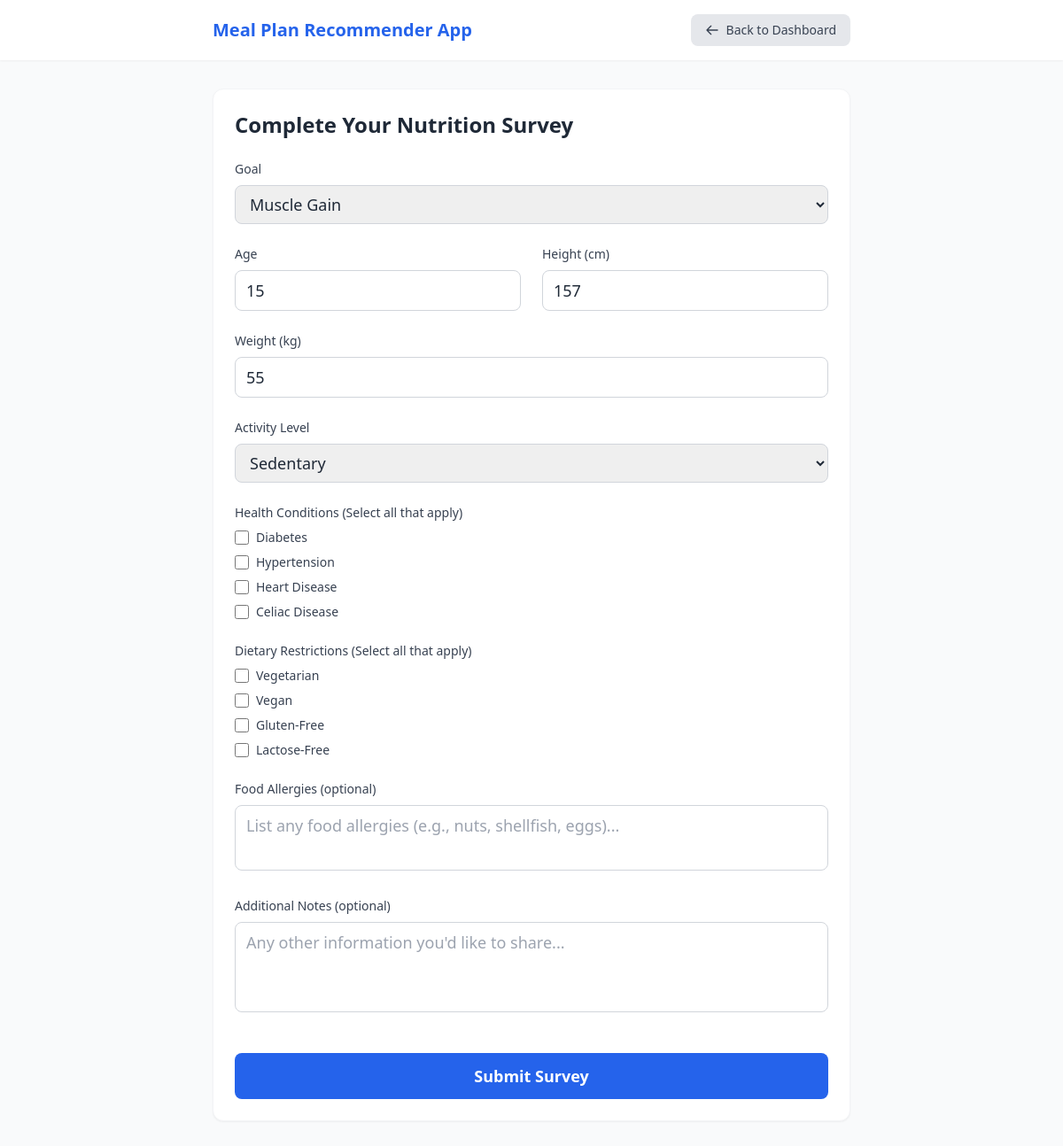
Screenshot of /user/survey_form.php (signed in) with the database file from the repository.
### tables this page shows
CREATE TABLE `surveys` (
  `id` int(11) NOT NULL,
  `user_id` int(11) NOT NULL,
  `goal` enum('lose_weight','muscle_gain','maintain_weight','other') NOT NULL,
  `age` int(11) DEFAULT NULL,
  `height_cm` int(11) DEFAULT NULL,
  `weight_kg` float DEFAULT NULL,
  `activity_level` enum('sedentary','light','moderate','active','very_active') DEFAULT NULL,
  `health_conditions` text DEFAULT NULL,
  `dietary_restrictions` text DEFAULT NULL,
  `food_allergies` text DEFAULT NULL,
  `additional_notes` text DEFAULT NULL,
  `submitted_at` timestamp NOT NULL DEFAULT current_timestamp(),
  `submitted_by_admin` tinyint(1) DEFAULT 0
);

### user/survey_form.php (the view, shortened to what this page needs)
<?php
require '../config.php';
$user_id = $_SESSION['user_id'];
$stmt = $conn->prepare("SELECT * FROM surveys WHERE user_id = ?");
$stmt->bind_param("i", $user_id);
$stmt->execute();
$result = $stmt->get_result();
$survey_data = $result->fetch_assoc();
?>
<!DOCTYPE html>
<html lang="en">
<head>
    <script src="https://cdn.tailwindcss.com"></script>
</head>
<body class="bg-gray-50 min-h-screen text-gray-800 font-sans">
    <nav class="bg-white shadow-sm sticky top-0 z-10">
        <div class="max-w-3xl mx-auto px-4 sm:px-6 py-4">
            <div class="flex items-center justify-between">
                <h1 class="text-xl font-semibold text-primary">Meal Plan Recommender App</h1>
                <a href="user_dashboard.php"
                   class="inline-flex items-center px-3 sm:px-4 py-2 bg-gray-200 hover:bg-gray-300 text-gray-700 rounded-lg transition-colors duration-200 font-medium text-sm">
                    <svg class="w-4 h-4 mr-2" fill="none" stroke="currentColor" viewBox="0 0 24 24">
                        <path stroke-linecap="round" stroke-linejoin="round" stroke-width="2" d="M10 19l-7-7m0 0l7-7m-7 7h18"/>
                    </svg>
                    <span class="hidden sm:inline">Back to Dashboard</span>
                </a>
            </div>
        </div>
    </nav>
    <main class="max-w-3xl mx-auto px-4 sm:px-6 py-6 sm:py-8">
        <div class="bg-white rounded-xl shadow-sm border border-gray-100 p-4 sm:p-6">
            <h2 class="text-xl sm:text-2xl font-bold text-gray-800 mb-4 sm:mb-6">Complete Your Nutrition Survey</h2>
            <form method="POST" action="submit_survey.php" class="space-y-4 sm:space-y-6">
                <div>
                    <label for="goal" class="block text-sm font-medium text-gray-700 mb-1 sm:mb-2">Goal</label>
                    <select name="goal" id="goal" required
                            class="w-full px-3 py-2 text-base sm:text-lg border border-gray-300 rounded-lg focus:outline-none focus:ring-2 focus:ring-primary focus:border-primary transition-colors">
                        <option value="muscle_gain" <?= ($survey_data['goal'] ?? '') === 'muscle_gain' ? 'selected' : '' ?>>Muscle Gain</option>
                    </select>
                </div>
                <div class="grid grid-cols-1 sm:grid-cols-2 gap-4 sm:gap-6">
                    <div>
                        <label for="age" class="block text-sm font-medium text-gray-700 mb-1 sm:mb-2">Age</label>
                        <input type="number" name="age" id="age" min="10" max="100" required
                               class="w-full px-3 py-2 text-base sm:text-lg border border-gray-300 rounded-lg focus:outline-none focus:ring-2 focus:ring-primary focus:border-primary transition-colors" value="<?= $survey_data['age'] ?? '' ?>">
                    </div>
                    <div>
                        <label for="height_cm" class="block text-sm font-medium text-gray-700 mb-1 sm:mb-2">Height (cm)</label>
                        <input type="number" name="height_cm" id="height_cm" min="50" max="300" required
                               class="w-full px-3 py-2 text-base sm:text-lg border border-gray-300 rounded-lg focus:outline-none focus:ring-2 focus:ring-primary focus:border-primary transition-colors" value="<?= $survey_data['height_cm'] ?? '' ?>">
                    </div>
                </div>
                <div>
                    <label for="weight_kg" class="block text-sm font-medium text-gray-700 mb-1 sm:mb-2">Weight (kg)</label>
                    <input type="number" step="0.1" name="weight_kg" id="weight_kg" min="20" max="300" required
                           class="w-full px-3 py-2 text-base sm:text-lg border border-gray-300 rounded-lg focus:outline-none focus:ring-2 focus:ring-primary focus:border-primary transition-colors" value="<?= $survey_data['weight_kg'] ?? '' ?>">
                </div>
                <div>
                    <label for="activity_level" class="block text-sm font-medium text-gray-700 mb-1 sm:mb-2">Activity Level</label>
                    <select name="activity_level" id="activity_level" required
                            class="w-full px-3 py-2 text-base sm:text-lg border border-gray-300 rounded-lg focus:outline-none focus:ring-2 focus:ring-primary focus:border-primary transition-colors">
                        <option value="sedentary" <?= ($survey_data['activity_level'] ?? '') === 'sedentary' ? 'selected' : '' ?>>Sedentary</option>
                    </select>
                </div>
                <div>
                    <label for="health_conditions" class="block text-sm font-medium text-gray-700 mb-1 sm:mb-2">Health Conditions (Select all that apply)</label>
                    <div class="space-y-2">
                        <div class="flex items-center">
                            <input type="checkbox" name="health_conditions[]" id="diabetes" value="diabetes"
                                   class="h-4 w-4 text-primary focus:ring-primary border-gray-300 rounded"
                                   <?= (isset($survey_data['health_conditions']) && strpos($survey_data['health_conditions'], 'diabetes') !== false) ? 'checked' : '' ?>>
                            <label for="diabetes" class="ml-2 text-sm text-gray-700">Diabetes</label>
                        </div>
                        <div class="flex items-center">
                            <input type="checkbox" name="health_conditions[]" id="hypertension" value="hypertension"
                                   class="h-4 w-4 text-primary focus:ring-primary border-gray-300 rounded"
                                   <?= (isset($survey_data['health_conditions']) && strpos($survey_data['health_conditions'], 'hypertension') !== false) ? 'checked' : '' ?>>
                            <label for="hypertension" class="ml-2 text-sm text-gray-700">Hypertension</label>
                        </div>
                        <div class="flex items-center">
                            <input type="checkbox" name="health_conditions[]" id="heart_disease" value="heart_disease"
                                   class="h-4 w-4 text-primary focus:ring-primary border-gray-300 rounded"
                                   <?= (isset($survey_data['health_conditions']) && strpos($survey_data['health_conditions'], 'heart_disease') !== false) ? 'checked' : '' ?>>
                            <label for="heart_disease" class="ml-2 text-sm text-gray-700">Heart Disease</label>
                        </div>
                        <div class="flex items-center">
                            <input type="checkbox" name="health_conditions[]" id="celiac" value="celiac"
                                   class="h-4 w-4 text-primary focus:ring-primary border-gray-300 rounded"
                                   <?= (isset($survey_data['health_conditions']) && strpos($survey_data['health_conditions'], 'celiac') !== false) ? 'checked' : '' ?>>
                            <label for="celiac" class="ml-2 text-sm text-gray-700">Celiac Disease</label>
                        </div>
                    </div>
                </div>
                <div>
                    <label for="dietary_restrictions" class="block text-sm font-medium text-gray-700 mb-1 sm:mb-2">Dietary Restrictions (Select all that apply)</label>
                    <div class="space-y-2">
                        <div class="flex items-center">
                            <input type="checkbox" name="dietary_restrictions[]" id="vegetarian" value="vegetarian"
                                   class="h-4 w-4 text-primary focus:ring-primary border-gray-300 rounded"
                                   <?= (isset($survey_data['dietary_restrictions']) && strpos($survey_data['dietary_restrictions'], 'vegetarian') !== false) ? 'checked' : '' ?>>
                            <label for="vegetarian" class="ml-2 text-sm text-gray-700">Vegetarian</label>
                        </div>
                        <div class="flex items-center">
                            <input type="checkbox" name="dietary_restrictions[]" id="vegan" value="vegan"
                                   class="h-4 w-4 text-primary focus:ring-primary border-gray-300 rounded"
                                   <?= (isset($survey_data['dietary_restrictions']) && strpos($survey_data['dietary_restrictions'], 'vegan') !== false) ? 'checked' : '' ?>>
                            <label for="vegan" class="ml-2 text-sm text-gray-700">Vegan</label>
                        </div>
                        <div class="flex items-center">
                            <input type="checkbox" name="dietary_restrictions[]" id="gluten_free" value="gluten_free"
                                   class="h-4 w-4 text-primary focus:ring-primary border-gray-300 rounded"
                                   <?= (isset($survey_data['dietary_restrictions']) && strpos($survey_data['dietary_restrictions'], 'gluten_free') !== false) ? 'checked' : '' ?>>
                            <label for="gluten_free" class="ml-2 text-sm text-gray-700">Gluten-Free</label>
                        </div>
                        <div class="flex items-center">
                            <input type="checkbox" name="dietary_restrictions[]" id="lactose_free" value="lactose_free"
                                   class="h-4 w-4 text-primary focus:ring-primary border-gray-300 rounded"
                                   <?= (isset($survey_data['dietary_restrictions']) && strpos($survey_data['dietary_restrictions'], 'lactose_free') !== false) ? 'checked' : '' ?>>
                            <label for="lactose_free" class="ml-2 text-sm text-gray-700">Lactose-Free</label>
                        </div>
                    </div>
                </div>
                <div>
                    <label for="food_allergies" class="block text-sm font-medium text-gray-700 mb-1 sm:mb-2">Food Allergies (optional)</label>
                    <textarea name="food_allergies" id="food_allergies" rows="2"
                              class="w-full px-3 py-2 text-base sm:text-lg border border-gray-300 rounded-lg focus:outline-none focus:ring-2 focus:ring-primary focus:border-primary transition-colors resize-none"
                              placeholder="List any food allergies (e.g., nuts, shellfish, eggs)..."><?= htmlspecialchars($survey_data['food_allergies'] ?? '') ?></textarea>
                </div>
                <div>
                    <label for="additional_notes" class="block text-sm font-medium text-gray-700 mb-1 sm:mb-2">Additional Notes (optional)</label>
                    <textarea name="additional_notes" id="additional_notes" rows="3"
                              class="w-full px-3 py-2 text-base sm:text-lg border border-gray-300 rounded-lg focus:outline-none focus:ring-2 focus:ring-primary focus:border-primary transition-colors resize-none" placeholder="Any other information you'd like to share..."><?= htmlspecialchars($survey_data['additional_notes'] ?? '') ?></textarea>
                </div>
                <div class="pt-4">
                    <button type="submit"
                            class="w-full bg-primary hover:bg-secondary text-white py-3 px-4 rounded-lg font-semibold text-base sm:text-lg transition-colors duration-200 focus:outline-none focus:ring-2 focus:ring-offset-2 focus:ring-primary">
                        Submit Survey
                    </button>
                </div>
            </form>
        </div>
    </main>
</body>
</html>

### rows the page displays
surveys: goal "Muscle Gain", age "15", height_cm "157", weight_kg "55", activity_level "Sedentary"
